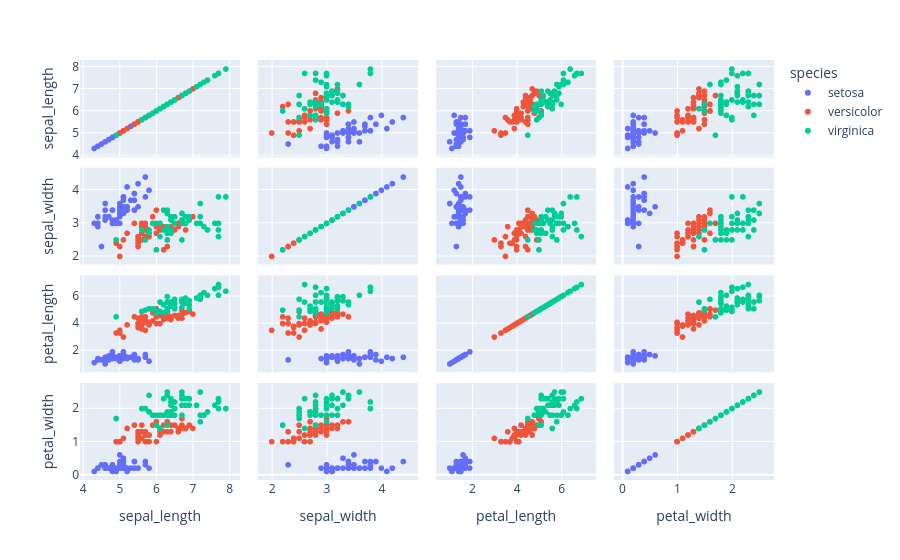

Here is the notebook cell this chart was saved with:
### Code cell
# scatter_matrix -> dimensions
px.scatter_matrix(iris,dimensions=['sepal_length','sepal_width','petal_length','petal_width'],color='species')

### Figure 1 — Plotly figure (JSON) as saved in the notebook; plotly's stock layout.template omitted (floating-point values rounded to 4 significant figures)
{"data": [{"dimensions": [{"axis": {"matches": true}, "label": "sepal_length", "values": [5.1, 4.9, 4.7, 4.6, 5.0, 5.4, 4.6, 5.0, 4.4, 4.9, 5.4, 4.8, 4.8, 4.3, 5.8, 5.7, 5.4, 5.1, 5.7, 5.1, 5.4, 5.1, 4.6, 5.1, 4.8, 5.0, 5.0, 5.2, 5.2, 4.7, 4.8, 5.4, 5.2, 5.5, 4.9, 5.0, 5.5, 4.9, 4.4, 5.1, 5.0, 4.5, 4.4, 5.0, 5.1, 4.8, 5.1, 4.6, 5.3, 5.0]}, {"axis": {"matches": true}, "label": "sepal_width", "values": [3.5, 3.0, 3.2, 3.1, 3.6, 3.9, 3.4, 3.4, 2.9, 3.1, 3.7, 3.4, 3.0, 3.0, 4.0, 4.4, 3.9, 3.5, 3.8, 3.8, 3.4, 3.7, 3.6, 3.3, 3.4, 3.0, 3.4, 3.5, 3.4, 3.2, 3.1, 3.4, 4.1, 4.2, 3.1, 3.2, 3.5, 3.1, 3.0, 3.4, 3.5, 2.3, 3.2, 3.5, 3.8, 3.0, 3.8, 3.2, 3.7, 3.3]}, {"axis": {"matches": true}, "label": "petal_length", "values": [1.4, 1.4, 1.3, 1.5, 1.4, 1.7, 1.4, 1.5, 1.4, 1.5, 1.5, 1.6, 1.4, 1.1, 1.2, 1.5, 1.3, 1.4, 1.7, 1.5, 1.7, 1.5, 1.0, 1.7, 1.9, 1.6, 1.6, 1.5, 1.4, 1.6, 1.6, 1.5, 1.5, 1.4, 1.5, 1.2, 1.3, 1.5, 1.3, 1.5, 1.3, 1.3, 1.3, 1.6, 1.9, 1.4, 1.6, 1.4, 1.5, 1.4]}, {"axis": {"matches": true}, "label": "petal_width", "values": [0.2, 0.2, 0.2, 0.2, 0.2, 0.4, 0.3, 0.2, 0.2, 0.1, 0.2, 0.2, 0.1, 0.1, 0.2, 0.4, 0.4, 0.3, 0.3, 0.3, 0.2, 0.4, 0.2, 0.5, 0.2, 0.2, 0.4, 0.2, 0.2, 0.2, 0.2, 0.4, 0.1, 0.2, 0.1, 0.2, 0.2, 0.1, 0.2, 0.2, 0.3, 0.3, 0.2, 0.6, 0.4, 0.3, 0.2, 0.2, 0.2, 0.2]}], "hovertemplate": "species=setosa<br>%{xaxis.title.text}=%{x}<br>%{yaxis.title.text}=%{y}<extra></extra>", "legendgroup": "setosa", "marker": {"color": "#636efa", "symbol": "circle"}, "name": "setosa", "showlegend": true, "type": "splom"}, {"dimensions": [{"axis": {"matches": true}, "label": "sepal_length", "values": [7.0, 6.4, 6.9, 5.5, 6.5, 5.7, 6.3, 4.9, 6.6, 5.2, 5.0, 5.9, 6.0, 6.1, 5.6, 6.7, 5.6, 5.8, 6.2, 5.6, 5.9, 6.1, 6.3, 6.1, 6.4, 6.6, 6.8, 6.7, 6.0, 5.7, 5.5, 5.5, 5.8, 6.0, 5.4, 6.0, 6.7, 6.3, 5.6, 5.5, 5.5, 6.1, 5.8, 5.0, 5.6, 5.7, 5.7, 6.2, 5.1, 5.7]}, {"axis": {"matches": true}, "label": "sepal_width", "values": [3.2, 3.2, 3.1, 2.3, 2.8, 2.8, 3.3, 2.4, 2.9, 2.7, 2.0, 3.0, 2.2, 2.9, 2.9, 3.1, 3.0, 2.7, 2.2, 2.5, 3.2, 2.8, 2.5, 2.8, 2.9, 3.0, 2.8, 3.0, 2.9, 2.6, 2.4, 2.4, 2.7, 2.7, 3.0, 3.4, 3.1, 2.3, 3.0, 2.5, 2.6, 3.0, 2.6, 2.3, 2.7, 3.0, 2.9, 2.9, 2.5, 2.8]}, {"axis": {"matches": true}, "label": "petal_length", "values": [4.7, 4.5, 4.9, 4.0, 4.6, 4.5, 4.7, 3.3, 4.6, 3.9, 3.5, 4.2, 4.0, 4.7, 3.6, 4.4, 4.5, 4.1, 4.5, 3.9, 4.8, 4.0, 4.9, 4.7, 4.3, 4.4, 4.8, 5.0, 4.5, 3.5, 3.8, 3.7, 3.9, 5.1, 4.5, 4.5, 4.7, 4.4, 4.1, 4.0, 4.4, 4.6, 4.0, 3.3, 4.2, 4.2, 4.2, 4.3, 3.0, 4.1]}, {"axis": {"matches": true}, "label": "petal_width", "values": [1.4, 1.5, 1.5, 1.3, 1.5, 1.3, 1.6, 1.0, 1.3, 1.4, 1.0, 1.5, 1.0, 1.4, 1.3, 1.4, 1.5, 1.0, 1.5, 1.1, 1.8, 1.3, 1.5, 1.2, 1.3, 1.4, 1.4, 1.7, 1.5, 1.0, 1.1, 1.0, 1.2, 1.6, 1.5, 1.6, 1.5, 1.3, 1.3, 1.3, 1.2, 1.4, 1.2, 1.0, 1.3, 1.2, 1.3, 1.3, 1.1, 1.3]}], "hovertemplate": "species=versicolor<br>%{xaxis.title.text}=%{x}<br>%{yaxis.title.text}=%{y}<extra></extra>", "legendgroup": "versicolor", "marker": {"color": "#EF553B", "symbol": "circle"}, "name": "versicolor", "showlegend": true, "type": "splom"}, {"dimensions": [{"axis": {"matches": true}, "label": "sepal_length", "values": [6.3, 5.8, 7.1, 6.3, 6.5, 7.6, 4.9, 7.3, 6.7, 7.2, 6.5, 6.4, 6.8, 5.7, 5.8, 6.4, 6.5, 7.7, 7.7, 6.0, 6.9, 5.6, 7.7, 6.3, 6.7, 7.2, 6.2, 6.1, 6.4, 7.2, 7.4, 7.9, 6.4, 6.3, 6.1, 7.7, 6.3, 6.4, 6.0, 6.9, 6.7, 6.9, 5.8, 6.8, 6.7, 6.7, 6.3, 6.5, 6.2, 5.9]}, {"axis": {"matches": true}, "label": "sepal_width", "values": [3.3, 2.7, 3.0, 2.9, 3.0, 3.0, 2.5, 2.9, 2.5, 3.6, 3.2, 2.7, 3.0, 2.5, 2.8, 3.2, 3.0, 3.8, 2.6, 2.2, 3.2, 2.8, 2.8, 2.7, 3.3, 3.2, 2.8, 3.0, 2.8, 3.0, 2.8, 3.8, 2.8, 2.8, 2.6, 3.0, 3.4, 3.1, 3.0, 3.1, 3.1, 3.1, 2.7, 3.2, 3.3, 3.0, 2.5, 3.0, 3.4, 3.0]}, {"axis": {"matches": true}, "label": "petal_length", "values": [6.0, 5.1, 5.9, 5.6, 5.8, 6.6, 4.5, 6.3, 5.8, 6.1, 5.1, 5.3, 5.5, 5.0, 5.1, 5.3, 5.5, 6.7, 6.9, 5.0, 5.7, 4.9, 6.7, 4.9, 5.7, 6.0, 4.8, 4.9, 5.6, 5.8, 6.1, 6.4, 5.6, 5.1, 5.6, 6.1, 5.6, 5.5, 4.8, 5.4, 5.6, 5.1, 5.1, 5.9, 5.7, 5.2, 5.0, 5.2, 5.4, 5.1]}, {"axis": {"matches": true}, "label": "petal_width", "values": [2.5, 1.9, 2.1, 1.8, 2.2, 2.1, 1.7, 1.8, 1.8, 2.5, 2.0, 1.9, 2.1, 2.0, 2.4, 2.3, 1.8, 2.2, 2.3, 1.5, 2.3, 2.0, 2.0, 1.8, 2.1, 1.8, 1.8, 1.8, 2.1, 1.6, 1.9, 2.0, 2.2, 1.5, 1.4, 2.3, 2.4, 1.8, 1.8, 2.1, 2.4, 2.3, 1.9, 2.3, 2.5, 2.3, 1.9, 2.0, 2.3, 1.8]}], "hovertemplate": "species=virginica<br>%{xaxis.title.text}=%{x}<br>%{yaxis.title.text}=%{y}<extra></extra>", "legendgroup": "virginica", "marker": {"color": "#00cc96", "symbol": "circle"}, "name": "virginica", "showlegend": true, "type": "splom"}], "layout": {"dragmode": "select", "legend": {"title": {"text": "species"}, "tracegroupgap": 0}, "margin": {"t": 60}}}
